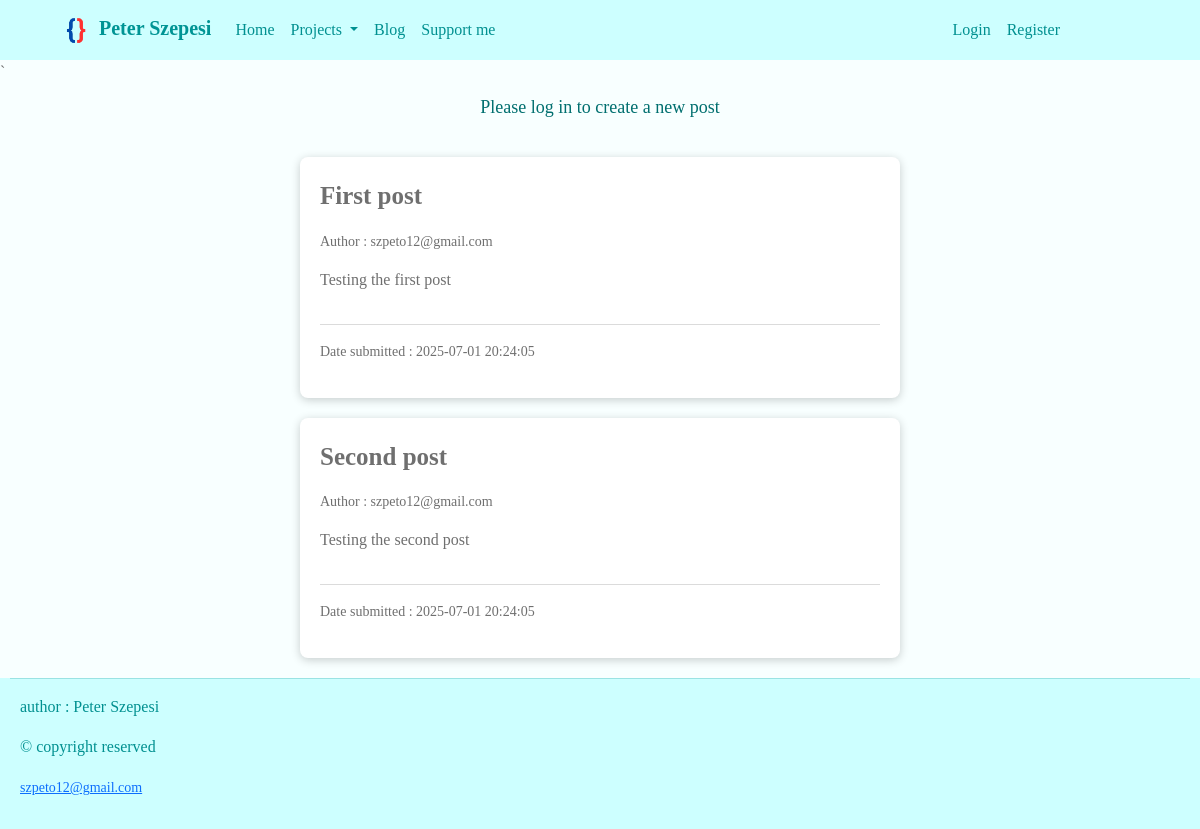
/blog, run on an earlier commit of the app's database.
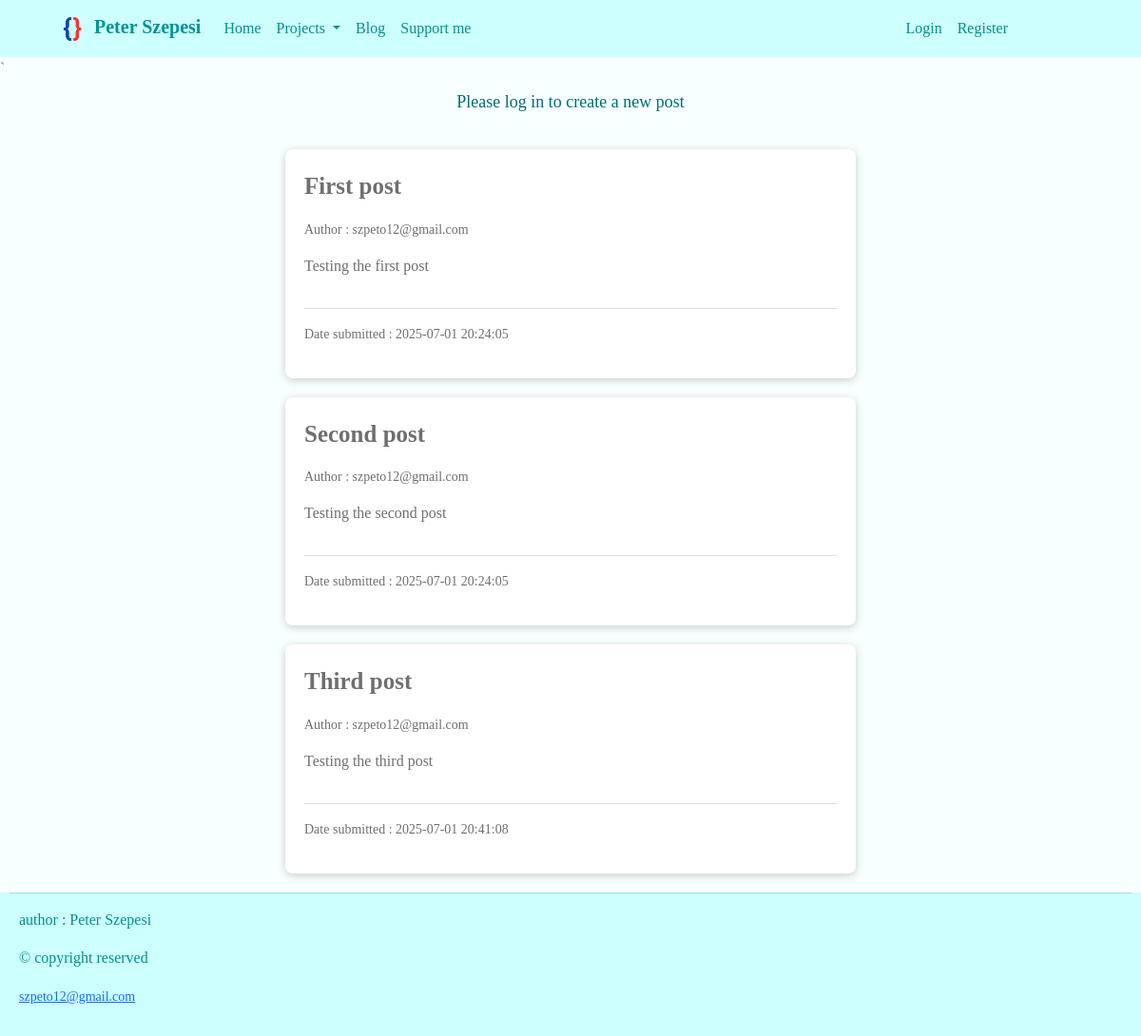
And on a later commit of the database.
### db_models.py (models this page shows, shortened)
class Post(db.Model):
    id = db.Column(db.Integer, primary_key=True, autoincrement=True)
    date_posted = db.Column(db.String(22), nullable=False,
                            default=datetime.datetime.now().strftime("%Y-%m-%d %H:%M:%S"))
    content = db.Column(db.Text, nullable=False)
    title = db.Column(db.String(100), nullable=False)
    user_id = db.Column(db.Integer, db.ForeignKey("user.id"), nullable=False)

class User(db.Model, UserMixin):
    id = db.Column(db.Integer, primary_key=True, autoincrement=True)
    email_username = db.Column(db.String(50), nullable=False, unique=True)
    password = db.Column(db.String(60), nullable=False)
    image_file = db.Column(db.String(20), nullable=False, default="Default - user.jpg")
    posts = db.relationship("Post", backref="user", lazy=True)

### routes.py (the view)
@app.route("/blog", methods=["GET", "POST"])
def blog():
    posts = Post.query.all()
    return render_template("blog.html", title="Blog", posts=posts,
                           current_user=current_user)

### templates/blog.html
{% extends "base.html" %}
{% block body %}
    {% if current_user.is_authenticated %}
        <div class="base-container-centered-content">
            <a class="create-post-button" href="{{ url_for('insert_post') }}">Create a new post</a>
        </div>
    {% else %}
        <div class="base-container-centered-content">
            <p>Please log in to create a new post</p>
        </div>
    {% endif %}
    {% if posts %}
        {% for post in posts %}
            <div class="blog-container">
                <p style="font-weight: bold; font-size: 25px;">{{ post.title }}</p>
                <p style="font-size: 14px;">Author : {{ post.user.email_username }}</p>
                <p style="font-weight: 300;">{{ post.content }}</p>
                <hr>
                <p style="font-weight: 200; font-size: 14px;">Date submitted : {{ post.date_posted }}</p>
            </div>
        {% endfor %}
    {% else %}
        <div class="blog-container">
            <p>There are no posts to show</p>
        </div>
    {% endif %}
{% endblock %}

### templates/base.html (shortened to what this page needs)
<!DOCTYPE html>
<html lang="en">
<head>
    <link href="https://cdn.jsdelivr.net/npm/bootstrap@5.3.6/dist/css/bootstrap.min.css"
          rel="stylesheet"
>
    <link rel="stylesheet" href="{{url_for('static', filename = 'Styles/styles.css')}}">
</head>
<body>
  <header>
    <nav class="navbar navbar-expand-lg bg-body-tertiary" data-bs-theme="light">
      <div class="container-fluid">
        <a class="navbar-brand" href="/"><img src="{{ url_for('static', filename='Images/Logo - no background.png') }}"
        width="34">
          Peter Szepesi
        </a>
        <div class="collapse navbar-collapse" id="navbarSupportedContent">
          <ul class="navbar-nav me-auto mb-2 mb-lg-0">
            <li class="nav-item">
              <a class="nav-link active" aria-current="page" href="/">Home</a>
            </li>
            <li class="nav-item dropdown">
              <a class="nav-link dropdown-toggle" href="#" role="button" data-bs-toggle="dropdown" aria-expanded="false">
                Projects
              </a>
            </li>
            <li class="nav-item">
              <a class="nav-link" href="{{ url_for('blog') }}">Blog</a>
            </li>
            <li class="nav-item">
              <a class="nav-link" href="https://www.paypal.me/szpeto" target="_blank">Support me</a>
            </li>
          </ul>
          {% if current_user.is_authenticated %}
            <ul class="navbar-nav ms-auto mb-2 mb-lg-0">
              <li class="nav-item dropdown">
                <a class="nav-link dropdown-toggle" href="#" role="button" data-bs-toggle="dropdown" aria-expanded="false">
                  {{ current_user.email_username }}
                </a>
                <ul class="dropdown-menu">
                  <li><a class="dropdown-item" href="{{ url_for('user') }}">Profile</a></li>
                  <li><a class="dropdown-item" href="{{ url_for('logout') }}">Logout</a></li>
                </ul>
              </li>
            </ul>
          {% else %}
            <ul class="navbar-nav ms-auto mb-2 mb-lg-0">
              <li class="nav-item">
                <a class="nav-link" href="/login">Login</a>
              </li>
              <li class="nav-item">
                <a class="nav-link" href="/register">Register</a>
              </li>
            </ul>
          {% endif %}
        </div>
      </div>
    </nav>
  </header>
  {% with messages = get_flashed_messages(with_categories=True) %}
  `
  {% endwith %}
  {% block body %}{% endblock %}
  <footer>
    <hr>
    <div class="footer-container">
      <p>author : Peter Szepesi</p>
      <p>&copy; copyright reserved</p>
      <small><a href="mailto:szpeto12@gmail.com">szpeto12@gmail.com</a></small>
    </div>
  </footer>
</body>
</html>

### static/Styles/styles.css (style rules this page uses)
body { background-color: rgb(248, 255, 255); font-family: Bahnschrift; color: rgb(111, 111, 111); }
.navbar { background: rgb(205, 255, 255) !important; color: rgb(33, 37, 41) !important; padding: 8px 10% 8px 4% !important; }
.navbar .nav-link { color: rgb(0, 144, 144) !important; }
.navbar-brand { color: rgb(0, 148, 148) !important; font-weight: 600; }
footer { text-align: left; font-family: Bahnschrift; font-weight: 200; color: rgb(0, 144, 144); background: rgb(205, 255, 255) !important; padding: 0px 10px 20px 10px; }
.base-container-centered-content { display: flex; flex-direction: column; margin: 10px auto; font-family: Bahnschrift; color: rgb(0, 111, 111); font-size: 18px; padding: 10px auto; align-items: center; justify-content: center; }
.footer-container { margin: 4px 10px 10px 10px; }
.blog-container { display: flex; flex-direction: column; min-width: 150px; max-width: 600px; margin: 20px auto; padding: 20px; border-radius: 8px; background-color: white; color: rgb(111, 111, 111); box-shadow: 0px 2px 10px rgba(0,0,0,0.2); font-family: Bahnschrift; }

What changed in the data, as far as the page shows it:
added Post: title "Third post", user.email_username "szpeto12@gmail.com", content "Testing the third post", date_posted "2025-07-01 20:41:08"
